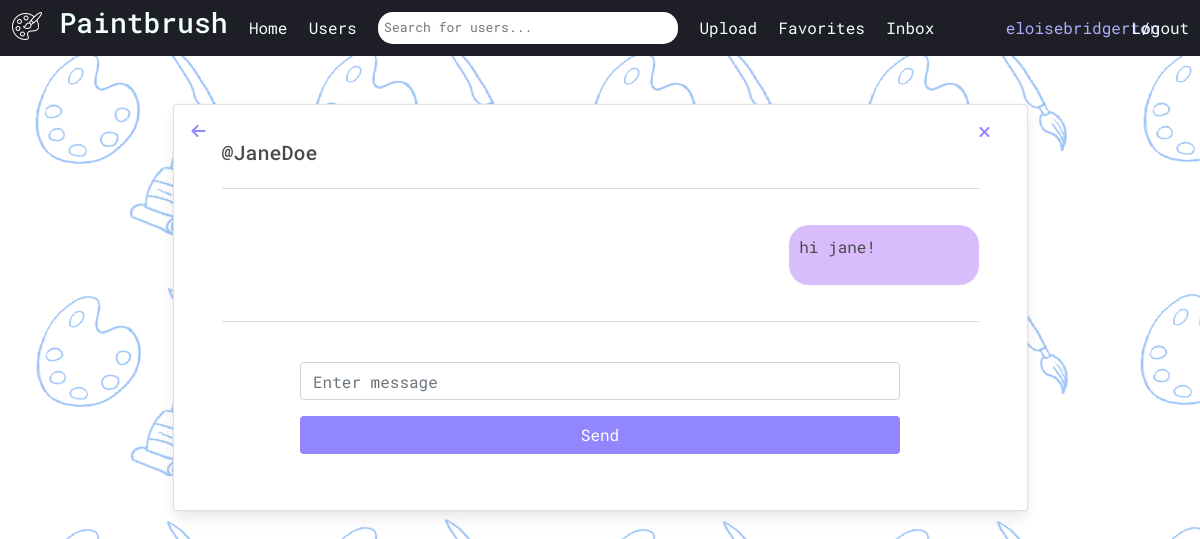
The page /inbox/3/ (signed in) on the database as committed earlier.
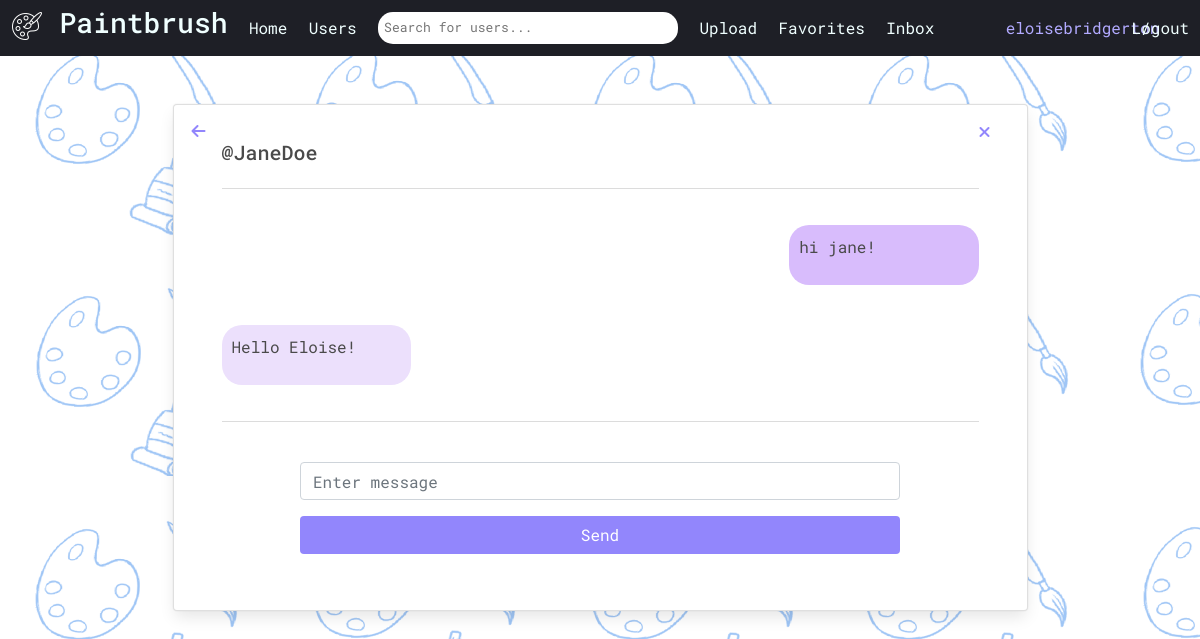
The same page on the database as committed later.
### directmessages/models.py (models this page shows)
class MessageModel(models.Model):
    thread = models.ForeignKey('ThreadModel', related_name='+', on_delete=models.CASCADE, blank=True, null=True)
    sender_user = models.ForeignKey(Profile, on_delete=models.CASCADE, related_name='+')
    receiver_user = models.ForeignKey(Profile, on_delete=models.CASCADE, related_name='+')
    body = models.CharField(max_length=1000)
    image = models.ImageField(upload_to='message_images', blank=True, null=True)
    date = models.DateTimeField(auto_now_add=True)
    is_read = models.BooleanField(default=False)

### directmessages/views.py (the view)
# urls.py: path('inbox/<int:pk>/', views.thread, name="thread"),
@login_required(login_url="login")
def thread(request, pk):
   form = MessageForm()
   thread = ThreadModel.objects.get(pk=pk)
   message_list = MessageModel.objects.filter(thread__pk__contains=pk)
   if request.method == 'POST' and 'deletethread' in request.POST:
        thread.delete()
        return redirect('inbox')
   context = {
        'form': form,
        'thread': thread,
        'message_list': message_list
     }
   return render(request, 'directmessages/thread.html', context)

### directmessages/forms.py
class MessageForm(forms.Form):
    message = forms.CharField(label='', max_length=1000)
    widgets = {
            'message': forms.TextInput(attrs={'class': 'form-control'}),
        }

### users/models.py (called while the page is built)
    def __str__(self):
        return str(self.username)

### templates/directmessages/thread.html (shortened to what this page needs)
<head>
</head>
{% extends 'base.html' %}
{% load static %}
{% block content %}
<div class="container">
    <div class="row justify-content-center">
        <div class="card col-9 p-5 mt-6 mb-6">
            <a class= "fas fa-arrow-left" href="{% url 'inbox' %}" style="margin-left:-30px; margin-top:-30px;"></a>
            {% if thread.receiver == request.user.profile %}
                 <h5>@{{thread.user}}</h5>
            {% else %}
                 <h5>@{{thread.receiver}}</h5>
            {% endif %}
            <hr>
            {% for message in message_list %}
            <div class="row">
                <div class="col-md-12 my-1">
                    {% if message.receiver_user == request.user.profile %}
                    <div class="sent-message my-3">
                        <p>{{message.body}}</p>
                    </div>
                    {% elif message.sender_user == request.user.profile %}
                    <div class="received-message my-3">
                        <p>{{message.body}}</p>
                    </div>
                    {% endif %}
                </div>
            </div>
            {% endfor %}
            <hr>
            <br>
            <div class="row justify-content-center">
                <form method="POST" action="{% url 'create-message' thread.pk %}" enctype="multipart/form-data">
                    <div class="form-group" style="width: 50vw;">
                        <input type="text" name="message" class="form-control" id="id_message" maxlength="1000" placeholder="Enter message">
                    </div>
                    <button class="btn mb-2 btn-block" type="submit">Send</button>
                </form>
            </div>
        </div>
    </div>
    {% endblock content %}

Rows that differ between the two databases and show on the page:
added MessageModel: body "Hello Eloise!"
